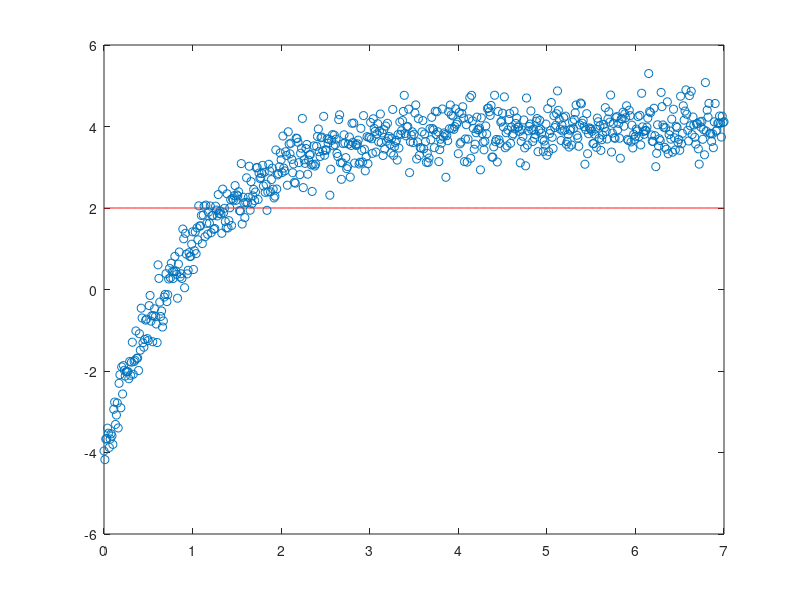
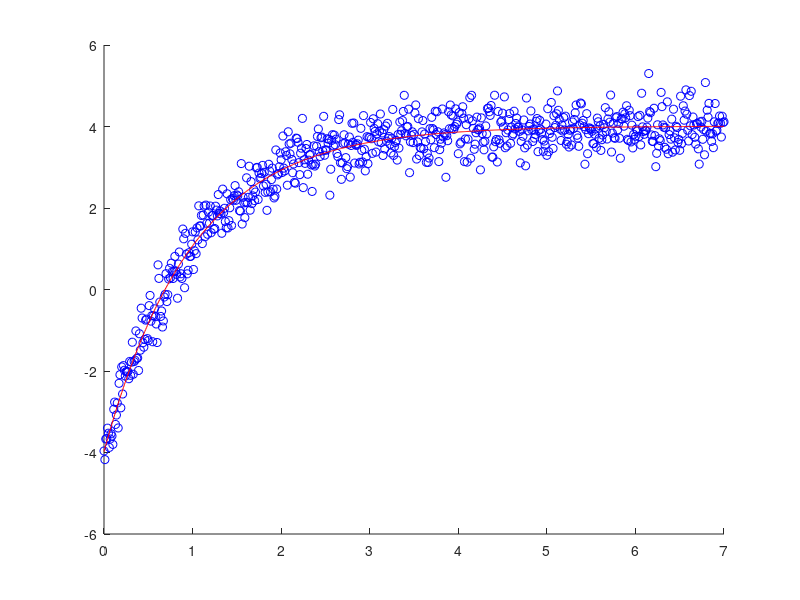

MATLAB code to generate these figures, in order:
clc;
clear;
close all;

load('respdeg.mat');

x = 2*ones(size(t));
figure(1)
plot(t,x,'r');
hold on
scatter(t,y);

 x = t(:); %tranformando os dados em vetores coluna
 y = y(:);

 A=[x.^0, exp(-x)]; %matriz de funçoes base

 param = inv(A'*A)* A' * y; %vetor de parametros usando pseudoinversa
 ym = A*param; %modelo

 figure(2) %plot dos dados e do modelo
 scatter(x,y,'b');
 hold on
 plot(x,ym,'r');

 %encontrar A e B
 AeAB = inv([0,2;2,-2]) * param;

 A = AeAB(1)
 B = AeAB(2)/A
